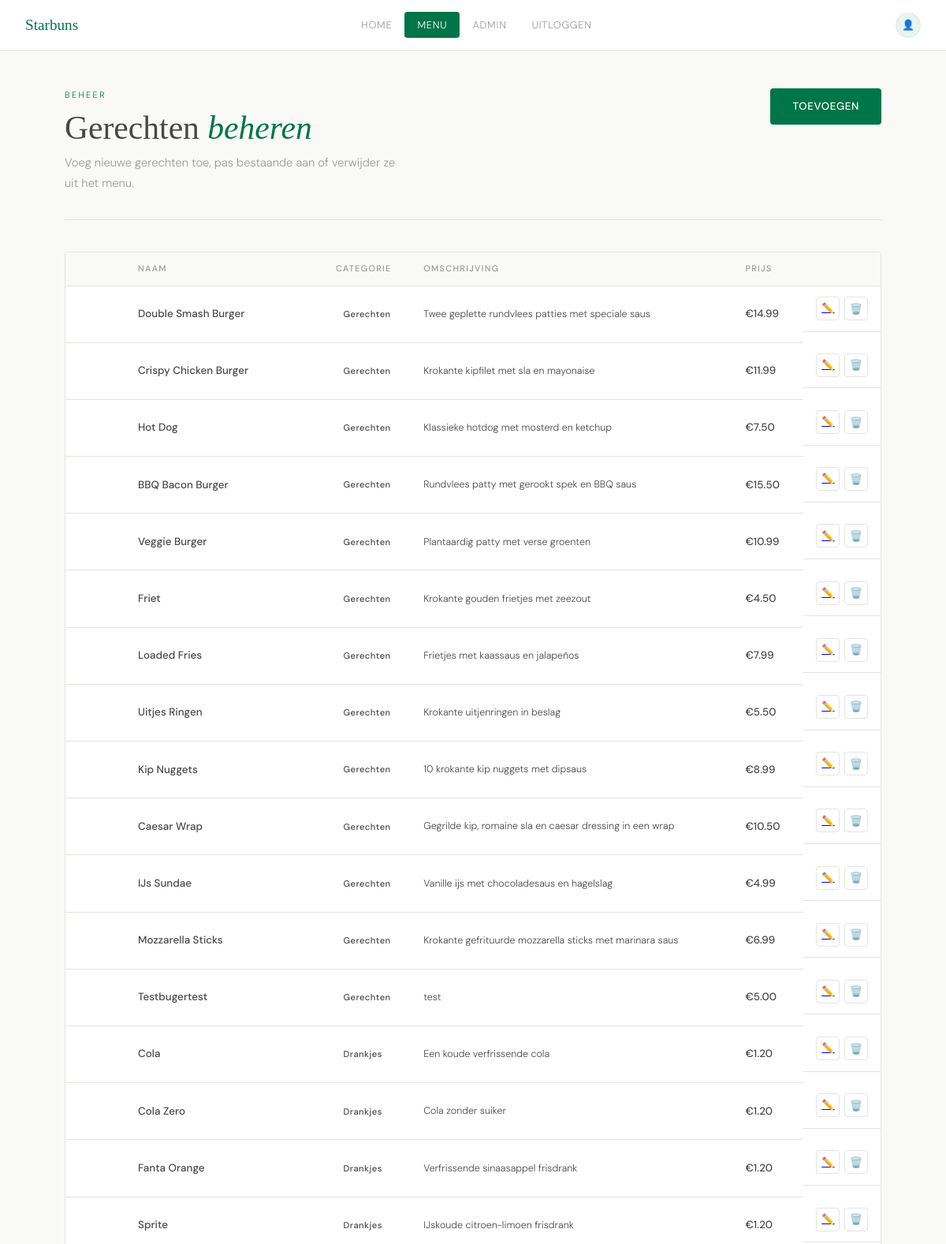
The page /app/admin.php (signed in, upper part) on the database as committed earlier.
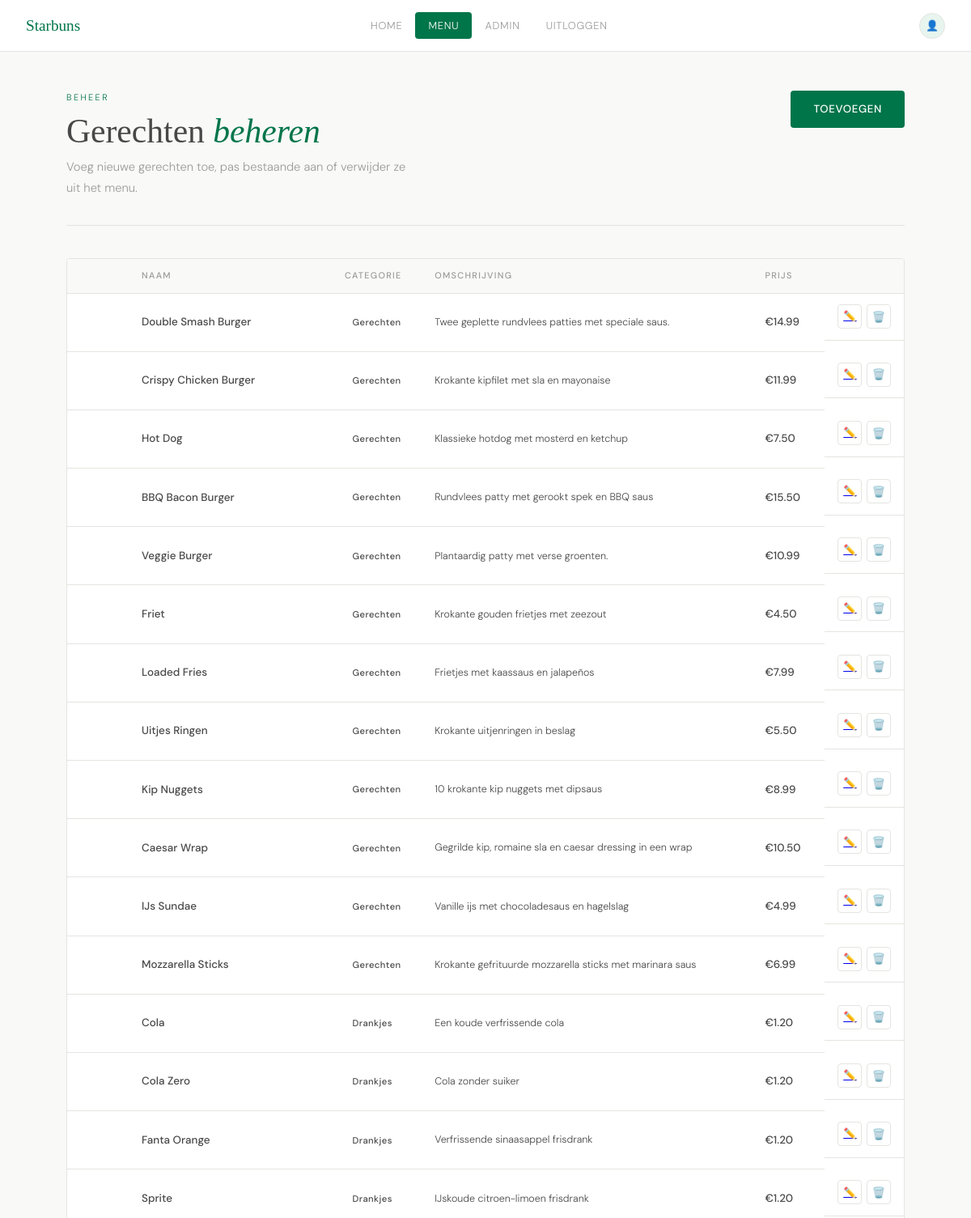
The same page on the database as committed later.
### tables this page shows
CREATE TABLE `gerechten` (
  `id` int NOT NULL,
  `titel` varchar(100) NOT NULL,
  `prijs` decimal(10,2) NOT NULL,
  `info` varchar(500) NOT NULL,
  `icon` varchar(1) NOT NULL
);

CREATE TABLE `drankjes` (
  `id` int NOT NULL,
  `titel` text NOT NULL,
  `prijs` decimal(10,2) NOT NULL,
  `info` varchar(500) NOT NULL,
  `icon` varchar(1) NOT NULL
);

### app/admin.php (the view, shortened to what this page needs)
<?php session_start();
 include_once ('database.php');
  $statement = $pdo->query("SELECT * FROM gerechten");
  $gerechten = $statement->fetchAll(PDO::FETCH_ASSOC);
  $statement = $pdo->query("SELECT * FROM drankjes");
  $drankjes = $statement->fetchAll(PDO::FETCH_ASSOC);
?>
<!DOCTYPE html>
<html lang="nl">
<head>
  <link rel="stylesheet" href="style.css" />
</head>
<body class="admin-body">
  <header class="site-header">
    <nav class="site-nav">
        <a href="index.php" class="logo">Starbuns</a>
        <ul class="nav-links">
            <li><a href="index.php">Home</a></li>
            <li><a href="menu.php" class="nav-cta">menu</a></li>
            <li><a href="admin.php">admin</a><li>
            <li><a href="loguit.php">uitloggen</a><li>
        </ul>
            <a href="admin.php" class="nav-avatar">👤</a>
    </nav>
  </header>
  <main class="admin-wrap page-wrap">
    <div class="admin-inner">
      <header class="admin-page-head">
        <div>
          <span class="label-tag">Beheer</span>
          <h1 class="display-title">Gerechten<em> beheren</em></h1>
          <p class="body-lead">Voeg nieuwe gerechten toe, pas bestaande aan of verwijder ze uit het menu.</p>
        </div>
        <a href="toevoegen.php" class="btn btn-green"> toevoegen</a>
      </header>
      <section class="admin-table-section">
        <table class="admin-table">
          <thead>
            <tr>
              <th class="col-img"></th>
              <th class="col-name">Naam</th>
              <th class="col-cat">Categorie</th>
              <th class="col-desc">Omschrijving</th>
              <th class="col-price">Prijs</th>
              <th class="col-actions"></th>
            </tr>
          </thead>
          <tbody>
            <?php
            $statement = $pdo->query("SELECT * FROM gerechten");
            $gerechten = $statement->fetchAll(PDO::FETCH_ASSOC);
            foreach($gerechten as $gerecht) {
            $titel = htmlspecialchars($gerecht["titel"]);
            $prijs = htmlspecialchars($gerecht["prijs"]);
            $icon = htmlspecialchars($gerecht["icon"]);
            $info = htmlspecialchars($gerecht["info"]);
            $id = htmlspecialchars($gerecht["id"]);
            ?>
            <tr>
              <td><div class="table-thumb"<?php echo $icon ?></div></td>
              <td class="td-name"><?php echo $titel ?></td>
              <td><span class="cat-pill cat-burger">Gerechten</span></td>
              <td class="td-desc"><?php echo $info ?></td>
              <td class="td-price">€<?php echo $prijs ?></td>
              <td class="td-actions">
                <a href="bewerken.php?id=<?php echo $id ?>&type=gerecht" class="action-btn edit-btn" title="Bewerken">✏️</a>
                <form action="admin.php" method="post" style="display:inline">
                  <button type="submit" class="action-btn del-btn" title="Verwijderen">🗑️</button>
                </form>
              </td>
            </tr>
            <?php } ?>
            <?php
            $statement = $pdo->query("SELECT * FROM drankjes");
            $drankjes = $statement->fetchAll(PDO::FETCH_ASSOC);
            foreach($drankjes as $drank) {
            $titel = htmlspecialchars($drank["titel"]);
            $prijs = htmlspecialchars($drank["prijs"]);
            $icon = htmlspecialchars($drank["icon"]);
            $info = htmlspecialchars($drank["info"]);
            $id = htmlspecialchars($drank["id"]);
            ?>
            <tr>
              <td><div class="table-thumb"<?php echo $icon ?></div></td>
              <td class="td-name"><?php echo $titel ?></td>
              <td><span class="cat-pill cat-drink">Drankjes</span></td>
              <td class="td-desc"><?php echo $info ?></td>
              <td class="td-price">€<?php echo $prijs ?></td>
              <td class="td-actions">
                <a href="bewerken.php?id=<?php echo $id ?>&type=drank" class="action-btn edit-btn" title="Bewerken">✏️</a>
                <form action="admin.php" method="post" style="display:inline">
                  <button type="submit" class="action-btn del-btn" title="Verwijderen">🗑️</button>
                </form>
              </td>
            </tr>
            <?php } ?>
          </tbody>
        </table>
      </section>
    </div>
  </main>
</body>
</html>

Rows that differ between the two databases and show on the page:
removed gerechten: titel "Testbugertest", info "test", prijs "5.00"
changed gerechten "Double Smash Burger": info "Twee geplette rundvlees patties met speciale saus" → "Twee geplette rundvlees patties met speciale saus."
changed gerechten "Veggie Burger": info "Plantaardig patty met verse groenten" → "Plantaardig patty met verse groenten."
